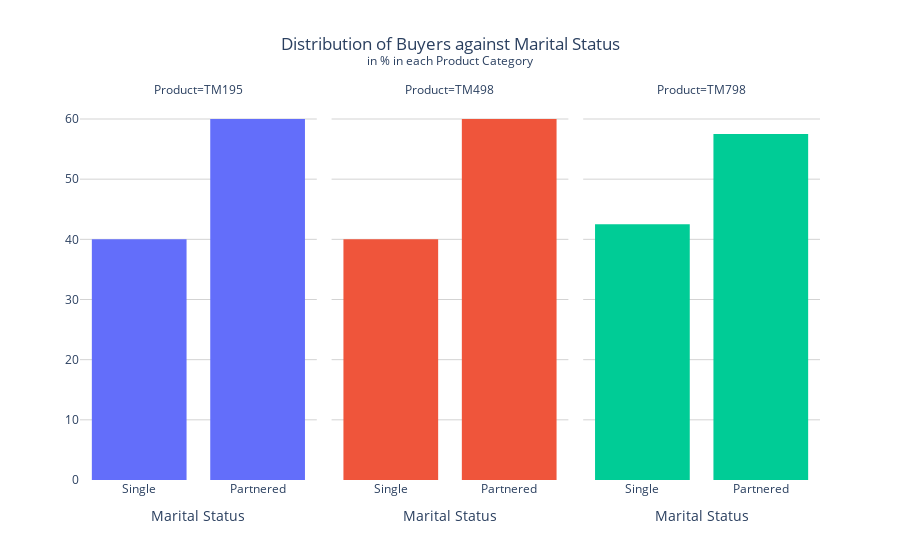

The code cell stored with this chart in its notebook:
### Code cell
# Distribution of Buyers per Parital Status for each Product category

title_ = 'Distribution of Buyers against Marital Status<br><sup>in % in each Product Category'
labels_ = {"MaritalStatus":"Marital Status"}
marit_hist = px.histogram(df, x = 'MaritalStatus',
                          histnorm = 'percent',
                          facet_col = "Product",
                          color = "Product",
                          labels = labels_,
                          title = title_)
marit_hist.update_layout(title_x = 0.5, yaxis_title = None, plot_bgcolor = 'white')
marit_hist.update_yaxes(gridcolor = "lightgrey")
marit_hist.update_layout(showlegend = False)
marit_hist.show()

### Figure 1 — Plotly figure (JSON) as saved in the notebook; plotly's stock layout.template omitted (floating-point values rounded to 4 significant figures)
{"data": [{"alignmentgroup": "True", "bingroup": "x", "histnorm": "percent", "hovertemplate": "Product=TM195<br>Marital Status=%{x}<br>percent=%{y}<extra></extra>", "legendgroup": "TM195", "marker": {"color": "#636efa", "pattern": {"shape": ""}}, "name": "TM195", "offsetgroup": "TM195", "orientation": "v", "showlegend": true, "type": "histogram", "x": ["Single", "Single", "Partnered", "Single", "Partnered", "Partnered", "Partnered", "Single", "Single", "Partnered", "Single", "Partnered", "Single", "Single", "Partnered", "Partnered", "Single", "Partnered", "Single", "Partnered", "Single", "Single", "Single", "Partnered", "Single", "Partnered", "Single", "Partnered", "Partnered", "Partnered", "Partnered", "Single", "Partnered", "Single", "Partnered", "Partnered", "Partnered", "Partnered", "Single", "Partnered", "Single", "Partnered", "Single", "Partnered", "Partnered", "Partnered", "Single", "Partnered", "Single", "Partnered", "Partnered", "Partnered", "Partnered", "Partnered", "Single", "Partnered", "Single", "Single", "Partnered", "Single", "Partnered", "Single", "Single", "Partnered", "Partnered", "Single", "Single", "Partnered", "Partnered", "Partnered", "Single", "Partnered", "Partnered", "Partnered", "Partnered", "Partnered", "Single", "Partnered", "Partnered", "Partnered"], "xaxis": "x", "yaxis": "y"}, {"alignmentgroup": "True", "bingroup": "x", "histnorm": "percent", "hovertemplate": "Product=TM498<br>Marital Status=%{x}<br>percent=%{y}<extra></extra>", "legendgroup": "TM498", "marker": {"color": "#EF553B", "pattern": {"shape": ""}}, "name": "TM498", "offsetgroup": "TM498", "orientation": "v", "showlegend": true, "type": "histogram", "x": ["Single", "Single", "Partnered", "Single", "Partnered", "Partnered", "Partnered", "Partnered", "Partnered", "Single", "Partnered", "Partnered", "Single", "Partnered", "Single", "Single", "Single", "Partnered", "Single", "Partnered", "Partnered", "Single", "Single", "Partnered", "Partnered", "Partnered", "Single", "Single", "Partnered", "Single", "Single", "Single", "Partnered", "Single", "Single", "Partnered", "Partnered", "Single", "Single", "Partnered", "Partnered", "Partnered", "Partnered", "Partnered", "Single", "Partnered", "Partnered", "Single", "Partnered", "Partnered", "Single", "Partnered", "Partnered", "Partnered", "Partnered", "Partnered", "Single", "Partnered", "Partnered", "Partnered"], "xaxis": "x2", "yaxis": "y2"}, {"alignmentgroup": "True", "bingroup": "x", "histnorm": "percent", "hovertemplate": "Product=TM798<br>Marital Status=%{x}<br>percent=%{y}<extra></extra>", "legendgroup": "TM798", "marker": {"color": "#00cc96", "pattern": {"shape": ""}}, "name": "TM798", "offsetgroup": "TM798", "orientation": "v", "showlegend": true, "type": "histogram", "x": ["Single", "Single", "Single", "Single", "Single", "Single", "Single", "Partnered", "Single", "Single", "Partnered", "Partnered", "Partnered", "Partnered", "Partnered", "Partnered", "Partnered", "Single", "Partnered", "Partnered", "Single", "Partnered", "Partnered", "Partnered", "Single", "Single", "Partnered", "Partnered", "Partnered", "Partnered", "Partnered", "Partnered", "Single", "Partnered", "Partnered", "Single", "Single", "Single", "Partnered", "Partnered"], "xaxis": "x3", "yaxis": "y3"}], "layout": {"annotations": [{"font": {}, "showarrow": false, "text": "Product=TM195", "x": 0.16, "xanchor": "center", "xref": "paper", "y": 1, "yanchor": "bottom", "yref": "paper"}, {"font": {}, "showarrow": false, "text": "Product=TM498", "x": 0.5, "xanchor": "center", "xref": "paper", "y": 1, "yanchor": "bottom", "yref": "paper"}, {"font": {}, "showarrow": false, "text": "Product=TM798", "x": 0.84, "xanchor": "center", "xref": "paper", "y": 1, "yanchor": "bottom", "yref": "paper"}], "autosize": true, "barmode": "relative", "legend": {"title": {"text": "Product"}, "tracegroupgap": 0}, "plot_bgcolor": "white", "showlegend": false, "title": {"text": "Distribution of Buyers against Marital Status<br><sup>in % in each Product Category", "x": 0.5}, "xaxis": {"anchor": "y", "autorange": true, "domain": [0, 0.32], "range": [-0.5, 1.5], "title": {"text": "Marital Status"}, "type": "category"}, "xaxis2": {"anchor": "y2", "autorange": true, "domain": [0.34, 0.66], "matches": "x", "range": [-0.5, 1.5], "title": {"text": "Marital Status"}, "type": "category"}, "xaxis3": {"anchor": "y3", "autorange": true, "domain": [0.68, 1.0], "matches": "x", "range": [-0.5, 1.5], "title": {"text": "Marital Status"}, "type": "category"}, "yaxis": {"anchor": "x", "autorange": true, "domain": [0, 1], "gridcolor": "lightgrey", "range": [0, 63.16], "title": {}}, "yaxis2": {"anchor": "x2", "autorange": true, "domain": [0, 1], "gridcolor": "lightgrey", "matches": "y", "range": [0, 63.16], "showticklabels": false}, "yaxis3": {"anchor": "x3", "autorange": true, "domain": [0, 1], "gridcolor": "lightgrey", "matches": "y", "range": [0, 63.16], "showticklabels": false}}}
